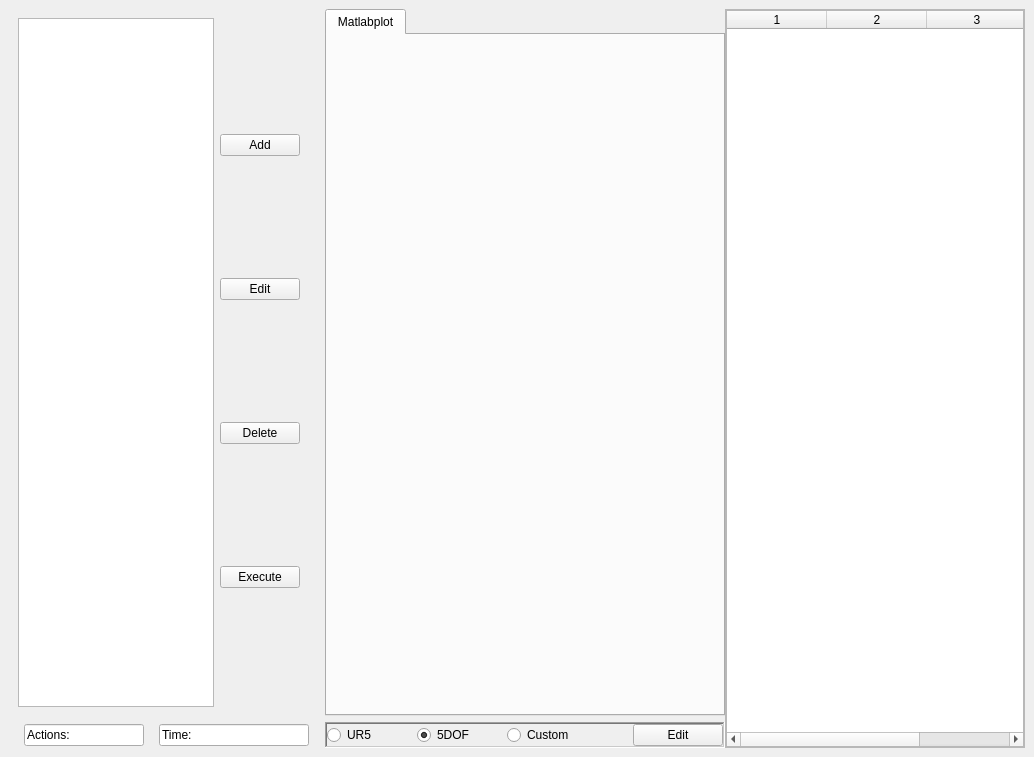
<?xml version="1.0" encoding="UTF-8"?>
<ui version="4.0">
 <class>RobotDesign</class>
 <widget class="QMainWindow" name="RobotDesign">
  <property name="geometry">
   <rect>
    <x>0</x>
    <y>0</y>
    <width>1034</width>
    <height>757</height>
   </rect>
  </property>
  <property name="sizePolicy">
   <sizepolicy hsizetype="Maximum" vsizetype="Maximum">
    <horstretch>0</horstretch>
    <verstretch>0</verstretch>
   </sizepolicy>
  </property>
  <property name="windowTitle">
   <string>Robot Simple Action Designer</string>
  </property>
  <widget class="QWidget" name="centralwidget">
   <property name="maximumSize">
    <size>
     <width>16777215</width>
     <height>16777215</height>
    </size>
   </property>
   <layout class="QVBoxLayout" name="verticalLayout">
    <item>
     <widget class="QWidget" name="MainEditWidget" native="true">
      <layout class="QGridLayout" name="gridLayout">
       <property name="leftMargin">
        <number>0</number>
       </property>
       <property name="topMargin">
        <number>0</number>
       </property>
       <property name="rightMargin">
        <number>0</number>
       </property>
       <property name="bottomMargin">
        <number>0</number>
       </property>
       <property name="horizontalSpacing">
        <number>0</number>
       </property>
       <item row="0" column="2" rowspan="2">
        <widget class="QScrollArea" name="endpointScroll">
         <property name="minimumSize">
          <size>
           <width>200</width>
           <height>0</height>
          </size>
         </property>
         <property name="maximumSize">
          <size>
           <width>300</width>
           <height>16777215</height>
          </size>
         </property>
         <property name="verticalScrollBarPolicy">
          <enum>Qt::ScrollBarAsNeeded</enum>
         </property>
         <property name="horizontalScrollBarPolicy">
          <enum>Qt::ScrollBarAsNeeded</enum>
         </property>
         <property name="sizeAdjustPolicy">
          <enum>QAbstractScrollArea::AdjustToContents</enum>
         </property>
         <property name="widgetResizable">
          <bool>true</bool>
         </property>
         <widget class="QWidget" name="example">
          <property name="geometry">
           <rect>
            <x>0</x>
            <y>0</y>
            <width>298</width>
            <height>711</height>
           </rect>
          </property>
          <layout class="QVBoxLayout" name="verticalLayout_4">
           <property name="spacing">
            <number>0</number>
           </property>
           <property name="leftMargin">
            <number>0</number>
           </property>
           <property name="topMargin">
            <number>0</number>
           </property>
           <property name="rightMargin">
            <number>0</number>
           </property>
           <property name="bottomMargin">
            <number>0</number>
           </property>
           <item>
            <widget class="QTableWidget" name="endpoint">
             <property name="horizontalScrollBarPolicy">
              <enum>Qt::ScrollBarAsNeeded</enum>
             </property>
             <property name="sizeAdjustPolicy">
              <enum>QAbstractScrollArea::AdjustToContentsOnFirstShow</enum>
             </property>
             <property name="rowCount">
              <number>0</number>
             </property>
             <property name="columnCount">
              <number>3</number>
             </property>
             <column/>
             <column/>
             <column/>
            </widget>
           </item>
          </layout>
         </widget>
        </widget>
       </item>
       <item row="1" column="0">
        <widget class="QFrame" name="frame">
         <layout class="QHBoxLayout" name="horizontalLayout">
          <property name="spacing">
           <number>0</number>
          </property>
          <property name="sizeConstraint">
           <enum>QLayout::SetDefaultConstraint</enum>
          </property>
          <property name="leftMargin">
           <number>0</number>
          </property>
          <property name="topMargin">
           <number>0</number>
          </property>
          <property name="rightMargin">
           <number>0</number>
          </property>
          <property name="bottomMargin">
           <number>0</number>
          </property>
          <item>
           <widget class="QLineEdit" name="CurrentNumSelectValue">
            <property name="maximumSize">
             <size>
              <width>120</width>
              <height>16777215</height>
             </size>
            </property>
            <property name="text">
             <string>Actions: </string>
            </property>
            <property name="readOnly">
             <bool>true</bool>
            </property>
           </widget>
          </item>
          <item>
           <widget class="QLineEdit" name="CurrentTotalTimeValue">
            <property name="maximumSize">
             <size>
              <width>150</width>
              <height>16777215</height>
             </size>
            </property>
            <property name="text">
             <string>Time: </string>
            </property>
            <property name="readOnly">
             <bool>true</bool>
            </property>
            <property name="clearButtonEnabled">
             <bool>false</bool>
            </property>
           </widget>
          </item>
         </layout>
        </widget>
       </item>
       <item row="1" column="1">
        <widget class="QFrame" name="frame">
         <property name="frameShape">
          <enum>QFrame::WinPanel</enum>
         </property>
         <property name="frameShadow">
          <enum>QFrame::Sunken</enum>
         </property>
         <layout class="QHBoxLayout" name="horizontalLayout_3">
          <property name="spacing">
           <number>0</number>
          </property>
          <property name="leftMargin">
           <number>0</number>
          </property>
          <property name="topMargin">
           <number>0</number>
          </property>
          <property name="rightMargin">
           <number>0</number>
          </property>
          <property name="bottomMargin">
           <number>0</number>
          </property>
          <item>
           <widget class="QRadioButton" name="ur_change">
            <property name="maximumSize">
             <size>
              <width>90</width>
              <height>16777215</height>
             </size>
            </property>
            <property name="text">
             <string>UR5</string>
            </property>
            <property name="checked">
             <bool>false</bool>
            </property>
           </widget>
          </item>
          <item>
           <widget class="QRadioButton" name="dof_change">
            <property name="maximumSize">
             <size>
              <width>90</width>
              <height>16777215</height>
             </size>
            </property>
            <property name="text">
             <string>5DOF</string>
            </property>
            <property name="checked">
             <bool>true</bool>
            </property>
           </widget>
          </item>
          <item>
           <widget class="QRadioButton" name="cus_change">
            <property name="text">
             <string>Custom</string>
            </property>
           </widget>
          </item>
          <item>
           <widget class="QPushButton" name="push_edit_but">
            <property name="maximumSize">
             <size>
              <width>90</width>
              <height>16777215</height>
             </size>
            </property>
            <property name="text">
             <string>Edit</string>
            </property>
           </widget>
          </item>
         </layout>
        </widget>
       </item>
       <item row="0" column="1">
        <widget class="QTabWidget" name="RobotViewTab">
         <property name="minimumSize">
          <size>
           <width>400</width>
           <height>0</height>
          </size>
         </property>
         <property name="currentIndex">
          <number>0</number>
         </property>
         <property name="tabBarAutoHide">
          <bool>false</bool>
         </property>
         <widget class="QWidget" name="Matpyplot">
          <property name="sizePolicy">
           <sizepolicy hsizetype="Expanding" vsizetype="Expanding">
            <horstretch>0</horstretch>
            <verstretch>0</verstretch>
           </sizepolicy>
          </property>
          <attribute name="title">
           <string>Matlabplot</string>
          </attribute>
          <layout class="QHBoxLayout" name="horizontalLayout_4">
           <item>
            <layout class="QVBoxLayout" name="MatplotLayout"/>
           </item>
          </layout>
         </widget>
        </widget>
       </item>
       <item row="0" column="0">
        <widget class="QFrame" name="">
         <property name="minimumSize">
          <size>
           <width>100</width>
           <height>0</height>
          </size>
         </property>
         <property name="maximumSize">
          <size>
           <width>300</width>
           <height>16777215</height>
          </size>
         </property>
         <layout class="QHBoxLayout" name="horizontalLayout_2">
          <item>
           <widget class="QListWidget" name="ListActionView">
            <property name="enabled">
             <bool>true</bool>
            </property>
            <property name="sizePolicy">
             <sizepolicy hsizetype="Minimum" vsizetype="Expanding">
              <horstretch>0</horstretch>
              <verstretch>0</verstretch>
             </sizepolicy>
            </property>
            <property name="minimumSize">
             <size>
              <width>0</width>
              <height>0</height>
             </size>
            </property>
            <property name="maximumSize">
             <size>
              <width>200</width>
              <height>100000</height>
             </size>
            </property>
            <property name="sizeAdjustPolicy">
             <enum>QAbstractScrollArea::AdjustIgnored</enum>
            </property>
            <property name="selectionMode">
             <enum>QAbstractItemView::ExtendedSelection</enum>
            </property>
            <property name="resizeMode">
             <enum>QListView::Adjust</enum>
            </property>
            <property name="itemAlignment">
             <set>Qt::AlignLeading</set>
            </property>
           </widget>
          </item>
          <item>
           <layout class="QVBoxLayout" name="verticalLayout_2">
            <item>
             <widget class="QPushButton" name="AddActionButton">
              <property name="maximumSize">
               <size>
                <width>16777215</width>
                <height>16777215</height>
               </size>
              </property>
              <property name="text">
               <string>Add</string>
              </property>
             </widget>
            </item>
            <item>
             <widget class="QPushButton" name="EditActionButton">
              <property name="text">
               <string>Edit</string>
              </property>
             </widget>
            </item>
            <item>
             <widget class="QPushButton" name="DeleteActionButton">
              <property name="text">
               <string>Delete</string>
              </property>
             </widget>
            </item>
            <item>
             <widget class="QPushButton" name="ExecuteActionButton">
              <property name="text">
               <string>Execute</string>
              </property>
             </widget>
            </item>
           </layout>
          </item>
         </layout>
        </widget>
       </item>
      </layout>
      <zorder>frame</zorder>
      <zorder>frame</zorder>
      <zorder>RobotViewTab</zorder>
      <zorder>endpointScroll</zorder>
     </widget>
    </item>
   </layout>
  </widget>
  <widget class="QMenuBar" name="menuBar">
   <property name="geometry">
    <rect>
     <x>0</x>
     <y>0</y>
     <width>1034</width>
     <height>26</height>
    </rect>
   </property>
  </widget>
  <action name="actionSave_Load">
   <property name="text">
    <string>Save/Load</string>
   </property>
  </action>
 </widget>
 <resources/>
 <connections/>
</ui>
